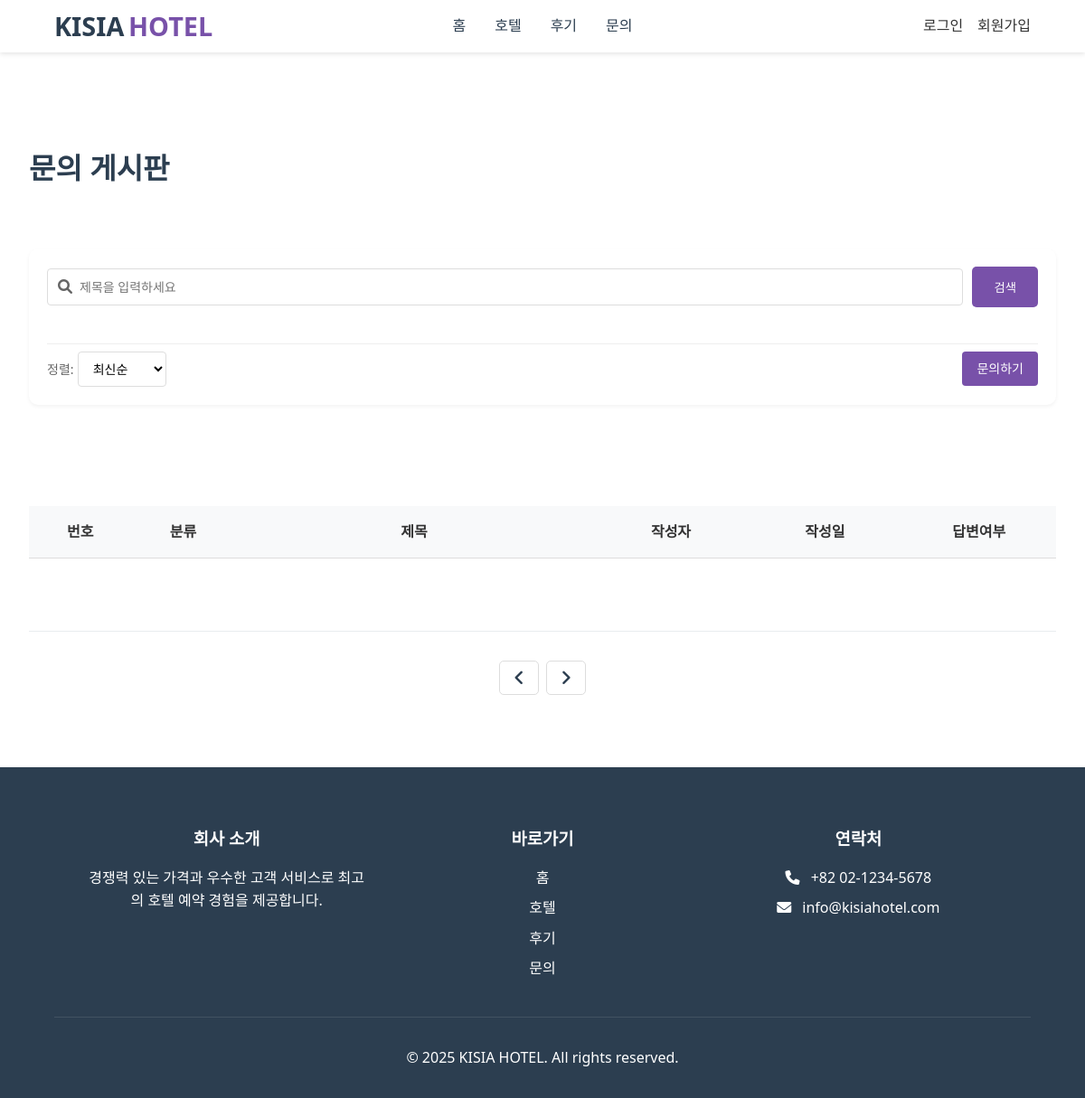
/inquiry/inquiry.php, run on an earlier commit of the app's database.
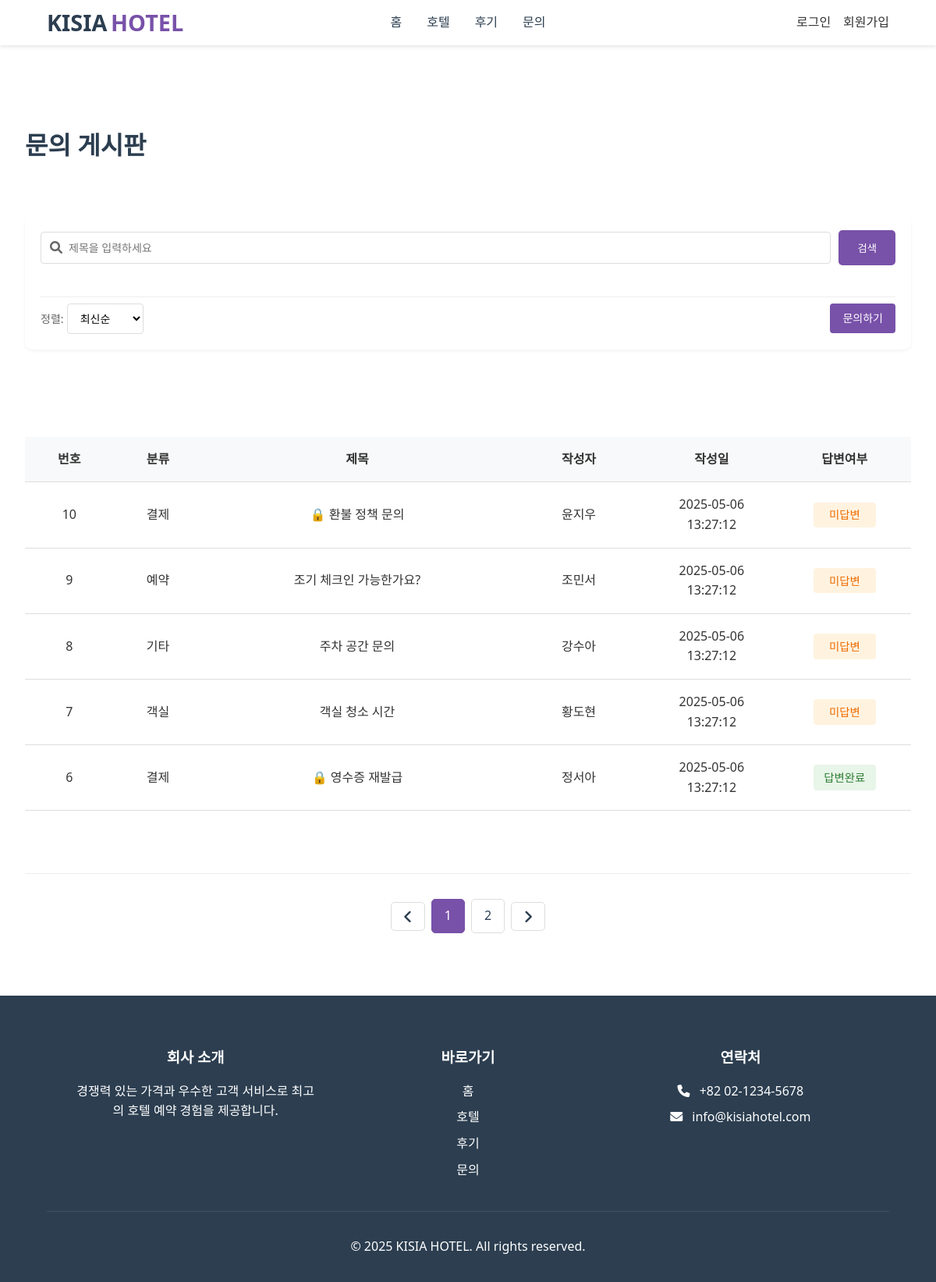
And on a later commit of the database.
### tables this page shows
CREATE TABLE inquiries (
    inquiry_id INT PRIMARY KEY AUTO_INCREMENT,
    user_id INT,
    category ENUM('reservation', 'payment', 'room', 'other') NOT NULL,
    title VARCHAR(100) NOT NULL,
    content TEXT NOT NULL,
    is_secret TINYINT(1) DEFAULT 0,
    created_at DATETIME DEFAULT CURRENT_TIMESTAMP,
    updated_at DATETIME DEFAULT CURRENT_TIMESTAMP ON UPDATE CURRENT_TIMESTAMP,
    FOREIGN KEY (user_id) REFERENCES users(user_id) ON DELETE CASCADE
);

CREATE TABLE users (
    user_id INT PRIMARY KEY AUTO_INCREMENT,
    username VARCHAR(50) NOT NULL,
    real_id VARCHAR(50) NOT NULL,
    password VARCHAR(255) NOT NULL,
    email VARCHAR(100) NOT NULL UNIQUE,
    phone VARCHAR(20),
    created_at DATETIME DEFAULT CURRENT_TIMESTAMP,
    is_admin BOOLEAN DEFAULT FALSE,
    terms BOOLEAN DEFAULT FALSE,
    marketing BOOLEAN DEFAULT FALSE,
    profile_image VARCHAR(255) DEFAULT '/image/default_profile.jpg'
);

### src/action/inquiry_action.php (called while the page is built, shortened)
<?php
include_once __DIR__ . '/../includes/db_connection.php';
$limit = 5;
$page = isset($_GET['page']) ? intval($_GET['page']) : 1;
$offset = ($page - 1) * $limit;
$keyword = $_GET['keyword'] ?? '';
$sort = $_GET['sort'] ?? 'recent';
$order_by = ($sort === 'old') ? 'ASC' : 'DESC';
if ($keyword !== '') {
    $sql = "
        SELECT i.inquiry_id, i.category, i.title, i.created_at, i.is_secret, u.username
        FROM inquiries i
        JOIN users u ON i.user_id = u.user_id
        WHERE i.title LIKE '%$keyword%'
        ORDER BY i.inquiry_id $order_by
    ";
    $result = mysqli_query($conn, $sql);
    $total_inquiries = mysqli_num_rows($result);
    $total_pages = 1;
    $page = 1;
} else {
    $count_query = "SELECT COUNT(*) AS total FROM inquiries";
    $count_result = mysqli_query($conn, $count_query);
    $sql = "
        SELECT i.inquiry_id, i.category, i.title, i.created_at, i.is_secret, u.username
        FROM inquiries i
        JOIN users u ON i.user_id = u.user_id
        ORDER BY i.inquiry_id $order_by
        LIMIT $limit OFFSET $offset
    ";
    $result = mysqli_query($conn, $sql);
}

### src/inquiry/inquiry.php (the view, shortened to what this page needs)
<?php
include_once __DIR__ . '/../includes/header.php';
include_once __DIR__ . '/../action/inquiry_action.php';
$inquiry_list = $GLOBALS['inquiry_list'] ?? [];
$page = $GLOBALS['page'] ?? 1;
?>
<main class="inquiry-board-container">
    <div class="inquiry-board-header">
        <h1 class="inquiry-board-title">문의 게시판</h1>
    </div>
    <div class="hotels-search-sort-container">
        <form class="hotels-search-box" method="get" action="inquiry.php">
            <div class="hotels-search-row">
                <div class="hotels-search-input">
                    <i class="fas fa-search"></i>
                    <input class="hotels-search-input-input" type="text" name="keyword" placeholder="제목을 입력하세요" required>
                </div>
                <button class="style-search-btn" type="submit">검색</button>
            </div>
        </form>
        <div class="controls-row">
            <form method="get" action="inquiry.php" class="sort-form">
                <span class="sort-label">정렬:</span>
                <select name="sort" class="sort-select" onchange="this.form.submit()">
                    <option value="recent" <?= ($_GET['sort'] ?? '') === 'recent' ? 'selected' : '' ?>>최신순</option>
                </select>
            </form>
            <a href="inquiry-write.php" class="write-btn">문의하기</a>
        </div>
    </div>
    <table class="inquiry-board-table">
        <thead>
            <tr>
                <th style="width: 10%">번호</th>
                <th style="width: 10%">분류</th>
                <th style="width: 35%">제목</th>
                <th style="width: 15%">작성자</th>
                <th style="width: 15%">작성일</th>
                <th style="width: 15%">답변여부</th>
            </tr>
        </thead>
        <tbody>
            <?php
                $total_inquiries = $GLOBALS['totalInquiries'] ?? 0;
                $display_num = $total_inquiries - ($page - 1) * $limit;
                foreach ($inquiry_list as $inquiry): ?>
                <tr>
                    <td><?= $display_num-- ?></td>
                    <td><?= $inquiry['category'] ?></td>
                    <td>
                        <?php if ($inquiry['is_secret']): ?>
                            <span class="lock-icon">🔒</span>
                        <?php endif; ?>
                        <a href="inquiry_detail.php?inquiry_id=<?= $inquiry['inquiry_id'] ?>">
                            <?= $inquiry['title'] ?>
                        </a>
                    </td>
                    <td><?= $inquiry['username'] ?></td>
                    <td><?= $inquiry['created_at'] ?></td>
                    <td>
                        <?php if ($inquiry['response']): ?>
                            <span class="status-complete">답변완료</span>
                        <?php else: ?>
                            <span class="status-pending">미답변</span>
                        <?php endif; ?>
                    </td>
                </tr>
            <?php endforeach; ?>
        </tbody>
    </table>
    <?php
    include_once __DIR__ . '/../includes/pagination.php';
    pagination($total_inquiries, $limit);
    ?>
</main>
<?php include_once __DIR__ . '/../includes/footer.php'; ?>

### src/includes/header.php (shortened to what this page needs)
<?php
include_once __DIR__ . '/../includes/pagination.php';
?>
<!DOCTYPE html>
<html lang="ko">
<head>
    <link rel="stylesheet" href="../style/styles.css">
    <link rel="stylesheet" href="../style/login.css">
    <link rel="stylesheet" href="../style/mypage.css">
    <link rel="stylesheet" href="../style/inquiry.css">
    <link rel="stylesheet" href="../style/review.css">
    <link rel="stylesheet" href="../style/event.css">
    <link rel="stylesheet" href="../style/event-timedeal.css">
    <link rel="stylesheet" href="../style/hotels.css">
    <link rel="stylesheet" href="../style/admin.css">
    <link rel="stylesheet" href="../style/payment.css">
    <link rel="stylesheet" href="../style/hotel-detail.css">
    <link rel="stylesheet" href="https://cdnjs.cloudflare.com/ajax/libs/font-awesome/6.0.0/css/all.min.css">
</head>
<body>
    <div class="style-header">
        <div class="style-nav">
            <a href="../index.php" class="style-logo">KISIA <span>HOTEL</span></a>
            <ul class="style-nav-links">
                <li><a href="../index.php">홈</a></li>
                <li><a href="../hotel/hotels.php">호텔</a></li>
                <li><a href="../review/review.php">후기</a></li>
                <li><a href="../inquiry/inquiry.php">문의</a></li>
            </ul>
            <div class="style-auth-buttons">
                <?php include __DIR__ . '/../action/auto_buttons.php'; ?>
            </div>
        </div>
    </div>
</body>
</html>

### src/action/auto_buttons.php (shortened to what this page needs)
<?php if(!isset($_SESSION['is_login'])): ?>
    <a href="../user/login.php" class="style-auth-btn">로그인</a>
    <a href="../user/signup.php" class="style-auth-btn">회원가입</a>
<?php endif; ?>

### src/includes/pagination.php (shortened to what this page needs)
    <?php
function pagination($total_items, $items_per_page) {
    $current_page = isset($_GET['page']) ? (int)$_GET['page'] : 1;
    $current_page = max(1, $current_page);
    $total_pages = ceil($total_items / $items_per_page);
    $start_page = max(1, $current_page - 2);
    $end_page = min($total_pages, $start_page + 4);
    if ($end_page - $start_page < 4) {
        $start_page = max(1, $end_page - 4);
    }
    ?>
    <div class="pagination">
        <a href="?page=<?= max(1, $current_page - 1) ?>" class="arrow" aria-label="이전 페이지">
            <i class="fas fa-angle-left"></i>
        </a>
        <?php for ($i = $start_page; $i <= $end_page; $i++): ?>
            <a href="?page=<?= $i ?>" class="<?= (int)$i === (int)$current_page ? 'active' : '' ?>">
                <?= $i ?>
            </a>
        <?php endfor; ?>
        <a href="?page=<?= min($total_pages, $current_page + 1) ?>" class="arrow" aria-label="다음 페이지">
            <i class="fas fa-angle-right"></i>
        </a>
    </div>
    <?php
}
    ?>

### src/includes/footer.php
    <footer class="style-footer">
        <div class="style-footer-content">
            <div class="style-footer-section">
                <h3>회사 소개</h3>
                <p>경쟁력 있는 가격과 우수한 고객 서비스로 최고의 호텔 예약 경험을 제공합니다.</p>
            </div>
            <div class="style-footer-section">
                <h3>바로가기</h3>
                <ul>
                    <li><a href="../index.php">홈</a></li>
                    <li><a href="../hotel/hotels.php">호텔</a></li>
                    <li><a href="../review/review.php">후기</a></li>
                    <li><a href="../inquiry/inquiry.php">문의</a></li>
                </ul>
            </div>
            <div class="style-footer-section">
                <h3>연락처</h3>
                <p><i class="fas fa-phone"></i> +82 02-1234-5678</p>
                <p><i class="fas fa-envelope"></i> info@kisiahotel.com</p>
            </div>
        </div>
        <div class="style-footer-bottom">
            <p>&copy; 2025 KISIA HOTEL. All rights reserved.</p>
        </div>
    </footer>
</body>
</html>

### src/style/styles.css (style rules this page uses)
* { margin: 0; padding: 0; box-sizing: border-box; font-family: 'Segoe UI', Tahoma, Geneva, Verdana, sans-serif; }
body { line-height: 1.6; color: #333; }
a { text-decoration: none; color: inherit; }
.style-header { background-color: #fff; box-shadow: 0 2px 5px rgba(0, 0, 0, 0.1); position: fixed; width: 100%; top: 0; z-index: 1000; }
.style-nav { display: flex; justify-content: space-between; align-items: center; padding: 1rem 5%; max-width: 1400px; margin: 0 auto; position: relative; }
.style-logo { font-size: 1.8rem; font-weight: bold; color: #2c3e50; display: flex; align-items: center; gap: 0.3rem; position: absolute; left: 5%; }
.style-logo span { color: #7851A9; font-weight: 800; }
.style-nav-links { display: flex; list-style: none; gap: 2rem; margin: 0 auto; }
.style-nav-links li { white-space: nowrap; }
.style-nav-links a { text-decoration: none; color: #2c3e50; font-weight: 500; transition: color 0.3s; }
.style-auth-buttons { display: flex; gap: 1rem; position: absolute; right: 5%; }
.style-search-btn { background-color: #7851A9; color: white; border: none; padding: 0.8rem 1.5rem; border-radius: 5px; cursor: pointer; font-weight: 500; transition: background-color 0.3s; }
.style-footer { background-color: #2c3e50; color: white; padding: 4rem 5% 2rem; }
.style-footer-content { display: grid; grid-template-columns: repeat(auto-fit, minmax(250px, 1fr)); gap: 2rem; max-width: 1400px; margin: 0 auto; padding: 0 2rem; }
.style-footer-section { text-align: center; }
.style-footer-section h3 { margin-bottom: 1rem; color: white; }
.style-footer-section ul { list-style: none; padding: 0; }
.style-footer-section ul li { margin-bottom: 0.5rem; }
.style-footer-section a { color: white; text-decoration: none; transition: color 0.3s; }
.style-footer-section p { margin-bottom: 0.5rem; color: white; }
.style-footer-section i { margin-right: 0.5rem; color: white; }
.style-footer-bottom { text-align: center; margin-top: 2rem; padding-top: 2rem; border-top: 1px solid rgba(255, 255, 255, 0.1); color: white; }

### src/style/inquiry.css (style rules this page uses)
.inquiry-board-container { max-width: 1200px; margin: 0 auto; padding: 2rem; }
.inquiry-board-header { display: flex; justify-content: space-between; align-items: center; margin-bottom: 4rem; margin-top: 8rem; }
.inquiry-board-title { font-size: 2rem; color: #2c3e50; margin: 0; }
.inquiry-board-table { width: 100%; border-collapse: collapse; margin-bottom: 2rem; }
.inquiry-board-table th, .inquiry-board-table td { padding: 1rem; text-align: center; border-bottom: 1px solid #ddd; }
.inquiry-board-table th { background-color: #f8f9fa; font-weight: 600; }
.status-complete, .status-pending { display: inline-block; padding: 0.3rem 0.8rem; border-radius: 4px; font-size: 0.9rem; font-weight: 500; width: 80px; text-align: center; }
.status-complete { background-color: #e8f5e9; color: #2e7d32; }
.status-pending { background-color: #fff3e0; color: #ef6c00; }

### src/style/review.css (style rules this page uses)
.controls-row { display: flex; justify-content: space-between; align-items: center; padding-top: 8px; border-top: 1px solid #eee; margin-top: 2rem; }
.sort-label { color: #666; font-size: 14px; }
.sort-select { padding: 8px 12px; border: 1px solid #ddd; border-radius: 4px; font-size: 14px; background-color: white; cursor: pointer; }
.write-btn { display: inline-block; padding: 8px 16px; background-color: #7851A9; color: white; text-decoration: none; border-radius: 4px; font-size: 14px; transition: background-color 0.3s; }
.pagination { display: flex; justify-content: center; gap: 0.5rem; margin-top: 5rem; margin-bottom: 3rem; }
.pagination a { padding: 0.5rem 1rem; border: 1px solid #ddd; border-radius: 5px; text-decoration: none; color: #2c3e50; display: flex; align-items: center; font-size: 1rem; }
.pagination a.active { background-color: #7851A9; color: white; border-color: #7851A9; }
.pagination a.arrow { font-size: 1.2rem; padding: 0.5rem 1rem; }

### src/style/event.css (style rules this page uses)
.pagination { margin-top: 5rem; margin-bottom: 3rem; padding-top: 2rem; border-top: 1px solid #e9ecef; display: flex; justify-content: center; align-items: center; gap: 0.5rem; }

What changed in the data, as far as the page shows it:
added inquiries: category "결제", title "환불 정책 문의", user.username "윤지우", created_at "2025-05-06 13:27:12", shows "미답변"
added inquiries: category "예약", title "조기 체크인 가능한가요?", user.username "조민서", created_at "2025-05-06 13:27:12", shows "미답변"
added inquiries: category "기타", title "주차 공간 문의", user.username "강수아", created_at "2025-05-06 13:27:12", shows "미답변"
added inquiries: category "객실", title "객실 청소 시간", user.username "황도현", created_at "2025-05-06 13:27:12", shows "미답변"
added inquiries: category "결제", title "영수증 재발급", user.username "정서아", created_at "2025-05-06 13:27:12", shows "답변완료"
Also different on the page:
new list line: "1"
new list line: "2"
